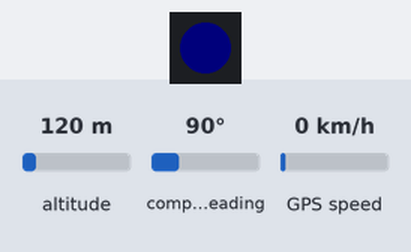
This program was run on a simulated ESP32-S3. Shown: 1 RGB LEDs in strip order, left to right. The test bench sets the inputs (shaded band); at power-on: altitude 120 m, compass heading 90°, GPS speed 0 km/h. Dim RGB values are drawn brighter than linear; the GPS gets a fix after 3 s at 37.7749, -122.4194 with 8 satellites; no radio packets arrive unless stated; what the program prints to the serial monitor is not drawn.

Above: at 0.26 s.
At 3.01 s:
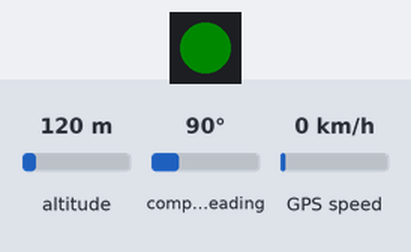
Timing chart, 0 to 3.5 s (numbered marks = the images above):
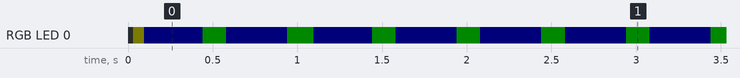

The program:

main.cpp
```cpp
#include <Arduino.h>
#include <Adafruit_NeoPixel.h>
#include <LoRa.h>
#include <SPI.h>
#include <TinyGPSPlus.h>

// Rocket-side standalone LoRa link stability transmitter.
// Sends one fixed-format packet at a fixed rate. This does not modify flight firmware.

static constexpr uint32_t kSerialBaud = 115200;
static constexpr uint32_t kTxRateHz = 10;
static constexpr uint32_t kTxIntervalMs = 1000 / kTxRateHz;

// Competition rocket LoRa pins.
static constexpr int kLoraSck = 42;
static constexpr int kLoraMiso = 41;
static constexpr int kLoraMosi = 40;
static constexpr int kLoraNss = 39;
static constexpr int kLoraRst = 38;
static constexpr int kLoraDio0 = 37;
static constexpr int kLoraDio1 = 36;

// Rocket GPS wiring, same as rocket_gps_drift_test.
static constexpr int kGpsTxPin = 35;  // ESP32 TX -> GPS RX
static constexpr int kGpsRxPin = 45;  // ESP32 RX <- GPS TX
static constexpr uint32_t kGpsBaud = 38400;

static constexpr int kRgbPin = 48;
static constexpr int kRgbCount = 1;

// LoRa parameters from the agreed test table.
static constexpr long kLoraFreq = 433000000;
static constexpr long kLoraBw = 125E3;
static constexpr int kLoraSf = 9;
static constexpr int kLoraCr = 5;  // 4/5
static constexpr int kLoraPreambleLen = 8;
static constexpr byte kLoraSyncWord = 0x12;
static constexpr int kLoraTxPower = 18;

static constexpr uint8_t kDefaultPacketLen = 16;
static constexpr uint8_t kGpsPacketLen = 40;
static constexpr uint8_t kPacketLen = kGpsPacketLen;
static constexpr uint8_t kMagic0 = 'L';
static constexpr uint8_t kMagic1 = 'Q';
static constexpr uint8_t kProtocolVersion = 4;
static constexpr uint8_t kPacketTypeGps = 0x47;  // 'G'
static constexpr uint32_t kLoraRetryMs = 3000;
static constexpr uint32_t kStatusIntervalMs = 1000;
static constexpr uint32_t kEstimatedAirtimeMs = 247;
static constexpr float kEstimatedMaxPayloadHz = 1000.0f / static_cast<float>(kEstimatedAirtimeMs);

static SPIClass lora_spi(FSPI);
static HardwareSerial gps_serial(1);
static TinyGPSPlus gps;
static Adafruit_NeoPixel rgb(kRgbCount, kRgbPin, NEO_GRB + NEO_KHZ800);

static bool lora_ready = false;
static uint32_t seq = 0;
static uint32_t sent_ok = 0;
static uint32_t sent_fail = 0;
static uint32_t tx_overrun = 0;
static uint32_t next_tx_ms = 0;
static uint32_t last_tx_duration_ms = 0;
static uint32_t max_tx_duration_ms = 0;
static uint32_t last_status_ms = 0;
static uint32_t last_lora_retry_ms = 0;
static uint32_t last_gps_byte_ms = 0;
static uint32_t gps_bytes = 0;
static uint32_t gps_sent_valid = 0;
static uint32_t gps_sent_invalid = 0;
static uint32_t led_until_ms = 0;
static uint32_t led_color = 0;

static void set_led(uint8_t r, uint8_t g, uint8_t b, uint32_t hold_ms = 0) {
  led_color = rgb.Color(r, g, b);
  rgb.setPixelColor(0, led_color);
  rgb.show();
  led_until_ms = hold_ms == 0 ? 0 : millis() + hold_ms;
}

static void update_idle_led(uint32_t now_ms) {
  if (led_until_ms != 0 && static_cast<int32_t>(now_ms - led_until_ms) < 0) {
    return;
  }
  led_until_ms = 0;
  if (!lora_ready) {
    set_led(80, 0, 0);
  } else {
    set_led(0, 0, 24);
  }
}

static void write_u16_le(uint8_t *buf, size_t idx, uint16_t value) {
  buf[idx] = static_cast<uint8_t>(value & 0xFF);
  buf[idx + 1] = static_cast<uint8_t>((value >> 8) & 0xFF);
}

static void write_u32_le(uint8_t *buf, size_t idx, uint32_t value) {
  buf[idx] = static_cast<uint8_t>(value & 0xFF);
  buf[idx + 1] = static_cast<uint8_t>((value >> 8) & 0xFF);
  buf[idx + 2] = static_cast<uint8_t>((value >> 16) & 0xFF);
  buf[idx + 3] = static_cast<uint8_t>((value >> 24) & 0xFF);
}

static void write_i32_le(uint8_t *buf, size_t idx, int32_t value) {
  write_u32_le(buf, idx, static_cast<uint32_t>(value));
}

static uint8_t xor_crc(const uint8_t *buf, size_t len) {
  uint8_t crc = 0;
  for (size_t i = 0; i < len; i++) {
    crc ^= buf[i];
  }
  return crc;
}

static void build_packet(uint8_t *packet, uint32_t packet_seq, uint32_t now_ms) {
  packet[0] = kMagic0;
  packet[1] = kMagic1;
  packet[2] = kProtocolVersion;
  packet[3] = kPacketLen;
  write_u32_le(packet, 4, packet_seq);
  write_u32_le(packet, 8, now_ms);
  write_u16_le(packet, 12, static_cast<uint16_t>(kTxIntervalMs));
  packet[14] = kPacketTypeGps;
  uint8_t flags = 0;
  const bool loc_valid = gps.location.isValid();
  const bool alt_valid = gps.altitude.isValid();
  const bool sat_valid = gps.satellites.isValid();
  const bool hdop_valid = gps.hdop.isValid();
  if (loc_valid) {
    flags |= 0x01;
  }
  if (alt_valid) {
    flags |= 0x02;
  }
  if (sat_valid) {
    flags |= 0x04;
  }
  if (hdop_valid) {
    flags |= 0x08;
  }
  packet[15] = flags;

  const int32_t lat_e7 = loc_valid ? static_cast<int32_t>(gps.location.lat() * 10000000.0) : 0;
  const int32_t lon_e7 = loc_valid ? static_cast<int32_t>(gps.location.lng() * 10000000.0) : 0;
  const int32_t alt_cm = alt_valid ? static_cast<int32_t>(gps.altitude.meters() * 100.0) : 0;
  write_i32_le(packet, 16, lat_e7);
  write_i32_le(packet, 20, lon_e7);
  write_i32_le(packet, 24, alt_cm);
  packet[28] = sat_valid ? static_cast<uint8_t>(min<uint32_t>(gps.satellites.value(), 255)) : 0;
  const uint16_t hdop_x100 =
      hdop_valid ? static_cast<uint16_t>(min<uint32_t>(gps.hdop.value(), 65535)) : 0;
  write_u16_le(packet, 29, hdop_x100);
  const uint32_t fix_age = loc_valid ? gps.location.age() : 0xFFFFUL;
  write_u16_le(packet, 31, static_cast<uint16_t>(min<uint32_t>(fix_age, 65535)));
  packet[33] = 0;  // GPS baud code: 0 = fixed 38400.
  packet[34] = loc_valid ? 2 : (last_gps_byte_ms == 0 ? 0 : 1);
  packet[35] = 0xA5;
  packet[36] = static_cast<uint8_t>(gps.passedChecksum() & 0xFF);
  packet[37] = static_cast<uint8_t>(gps.failedChecksum() & 0xFF);
  packet[38] = static_cast<uint8_t>(gps_bytes & 0xFF);
  packet[kPacketLen - 1] = xor_crc(packet, kPacketLen - 1);
}

static void handle_gps_rx() {
  while (gps_serial.available()) {
    const char c = static_cast<char>(gps_serial.read());
    gps.encode(c);
    gps_bytes++;
    last_gps_byte_ms = millis();
  }
}

static bool init_lora() {
  pinMode(kLoraNss, OUTPUT);
  digitalWrite(kLoraNss, HIGH);
  pinMode(kLoraRst, OUTPUT);
  digitalWrite(kLoraRst, HIGH);
  pinMode(kLoraDio0, INPUT);
  pinMode(kLoraDio1, INPUT);

  lora_spi.begin(kLoraSck, kLoraMiso, kLoraMosi, kLoraNss);
  LoRa.setSPI(lora_spi);
  LoRa.setPins(kLoraNss, kLoraRst, kLoraDio0);

  digitalWrite(kLoraRst, LOW);
  delay(10);
  digitalWrite(kLoraRst, HIGH);
  delay(20);

  if (!LoRa.begin(kLoraFreq)) {
    return false;
  }

  LoRa.setSyncWord(kLoraSyncWord);
  LoRa.setTxPower(kLoraTxPower, PA_OUTPUT_PA_BOOST_PIN);
  LoRa.setSpreadingFactor(kLoraSf);
  LoRa.setSignalBandwidth(kLoraBw);
  LoRa.setCodingRate4(kLoraCr);
  LoRa.setPreambleLength(kLoraPreambleLen);
  LoRa.enableCrc();
  LoRa.disableInvertIQ();
  LoRa.idle();
  return true;
}

static void maintain_lora(uint32_t now_ms) {
  if (lora_ready || now_ms - last_lora_retry_ms < kLoraRetryMs) {
    return;
  }
  last_lora_retry_ms = now_ms;
  lora_ready = init_lora();
  Serial.println(lora_ready ? "# lora_tx_ready" : "# lora_tx_init_failed");
}

static bool send_packet(uint32_t now_ms) {
  if (!lora_ready) {
    return false;
  }

  uint8_t packet[kPacketLen];
  build_packet(packet, seq, now_ms);

  if (LoRa.beginPacket() == 0) {
    return false;
  }
  const size_t written = LoRa.write(packet, sizeof(packet));
  const int end_ok = LoRa.endPacket();
  return written == sizeof(packet) && end_ok == 1;
}

static void print_status(uint32_t now_ms) {
  Serial.print("tx_ms=");
  Serial.print(now_ms);
  Serial.print(",seq=");
  Serial.print(seq);
  Serial.print(",sent_ok=");
  Serial.print(sent_ok);
  Serial.print(",sent_fail=");
  Serial.print(sent_fail);
  Serial.print(",overrun=");
  Serial.print(tx_overrun);
  Serial.print(",interval_ms=");
  Serial.print(kTxIntervalMs);
  Serial.print(",target_hz=");
  Serial.print(kTxRateHz);
  Serial.print(",estimated_airtime_ms=");
  Serial.print(kEstimatedAirtimeMs);
  Serial.print(",estimated_max_hz=");
  Serial.print(kEstimatedMaxPayloadHz, 2);
  Serial.print(",last_tx_duration_ms=");
  Serial.print(last_tx_duration_ms);
  Serial.print(",max_tx_duration_ms=");
  Serial.print(max_tx_duration_ms);
  Serial.print(",gps_valid=");
  Serial.print(gps.location.isValid() ? 1 : 0);
  Serial.print(",gps_sent_valid=");
  Serial.print(gps_sent_valid);
  Serial.print(",gps_sent_invalid=");
  Serial.print(gps_sent_invalid);
  Serial.print(",sat=");
  Serial.print(gps.satellites.isValid() ? static_cast<int>(gps.satellites.value()) : -1);
  Serial.print(",hdop=");
  Serial.print(gps.hdop.isValid() ? gps.hdop.hdop() : -1.0, 2);
  Serial.print(",lora=");
  Serial.println(lora_ready ? "OK" : "FAIL");
}

void setup() {
  Serial.begin(kSerialBaud);
  rgb.begin();
  rgb.setBrightness(32);
  set_led(24, 24, 0);

  uint32_t start_ms = millis();
  while (!Serial && millis() - start_ms < 1500) {
    delay(10);
  }

  Serial.println("# LoRa link stability TX");
  Serial.println("# params=freq433000000,bw125k,sf9,cr4/5,preamble8,sync0x12,crc_on,iq_off,tx18dbm");
  Serial.println("# gps=ublox_MAX-M10S,baud38400,rx45,tx35");
  Serial.println("# tx_rate_hz=10 interval_ms=100");
  Serial.println("# estimated_airtime_ms=247 estimated_max_payload_hz=4.05 note=gps_payload_sf9_bw125_cr45");
  Serial.println("# packet_protocol=v4,len40,type_gps,seq32,tx_ms32,gps_fixed_point,crc8");
  Serial.println("# pins=sck=42,miso=41,mosi=40,nss=39,dio0=37,dio1=36,rst=38,rgb=48");

  gps_serial.begin(kGpsBaud, SERIAL_8N1, kGpsRxPin, kGpsTxPin);

  lora_ready = init_lora();
  last_lora_retry_ms = millis();
  next_tx_ms = millis() + kTxIntervalMs;
  Serial.println(lora_ready ? "# lora_tx_ready" : "# lora_tx_init_failed");
  set_led(lora_ready ? 0 : 80, lora_ready ? 0 : 0, lora_ready ? 32 : 0);
}

void loop() {
  const uint32_t now_ms = millis();
  handle_gps_rx();
  maintain_lora(now_ms);

  if (static_cast<int32_t>(now_ms - next_tx_ms) >= 0) {
    if (static_cast<uint32_t>(now_ms - next_tx_ms) >= kTxIntervalMs) {
      tx_overrun++;
      next_tx_ms = now_ms;
    }

    const uint32_t tx_start_ms = millis();
    if (send_packet(tx_start_ms)) {
      sent_ok++;
      if (gps.location.isValid()) {
        gps_sent_valid++;
      } else {
        gps_sent_invalid++;
      }
      set_led(0, 80, 0, 12);
    } else {
      sent_fail++;
      set_led(80, 0, 0, 120);
      if (sent_fail % 10 == 0) {
        lora_ready = false;
      }
    }
    last_tx_duration_ms = millis() - tx_start_ms;
    if (last_tx_duration_ms > max_tx_duration_ms) {
      max_tx_duration_ms = last_tx_duration_ms;
    }
    seq++;
    next_tx_ms += kTxIntervalMs;
  }

  if (now_ms - last_status_ms >= kStatusIntervalMs) {
    last_status_ms = now_ms;
    print_status(now_ms);
  }

  update_idle_led(now_ms);
  delay(1);
}
```

Measured:
- by itself, everything shown: repeats every 3.0 s, in 12 steps
